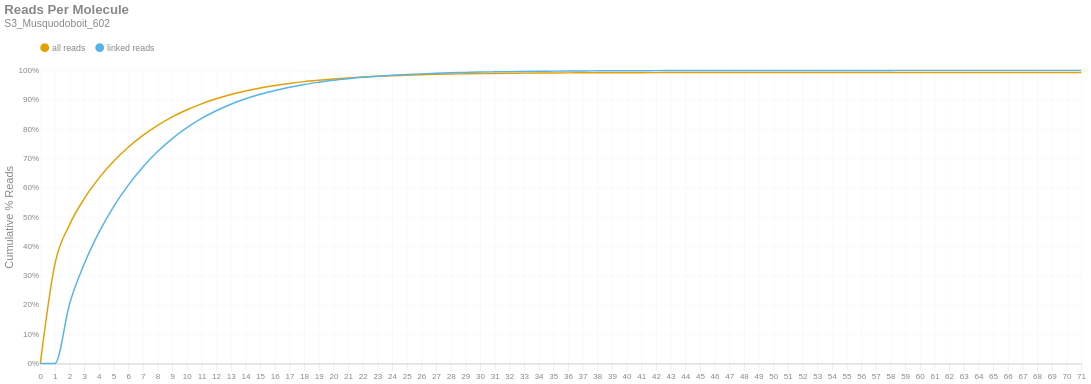

Source (notebook cell):
### Markdown cell above
### Reads per Molecule
This chart shows the cumulative distribution of the number of reads per linked molecule. That is, how many alignments are associated with a unique molecule. This excludes the number of reads associated with invalid or absent linked-read barcodes. The `linked` histogram is the percentages recalculated when disregarding singletons.

### Code cell
if SKIPLR:
    print_html(f"Skipped")
else:
    counts = np.bincount(valids['reads'].cast(pl.Int64).to_numpy())
    weighted = counts * np.arange(len(counts))
    all_perc = weighted / n_reads
    linked_perc = weighted / n_linked_reads
    linked_perc[1] = 0
    binned_df = pl.DataFrame({
        'readsper': list(range(len(counts))),
        'all reads (cumsum)': np.cumsum(all_perc).tolist(),
        'linked reads (cumsum)': np.cumsum(linked_perc).tolist(),
    })

    with SafeRender(binned_df):
        (
            density_plot(binned_df, 'Reads Per Molecule', samplename, 'readspmol')
            .encode(
                x=alt.X('readsper:O', title=None).axis(labelAngle=0).scale(padding=0),
                y=alt.Y('value:Q', title='Cumulative % Reads').axis(format='%').stack(False),
                color=alt.Color("key:N").scale(domain=["all reads", "linked reads"]),
                tooltip=[
                    alt.Tooltip("key:N", title="Data Type"),
                    alt.Tooltip("readsper:O", title="Reads Per Molecule"),
                    alt.Tooltip("value:Q", format=".2%", title="% Reads (Cum.)")
                ]            
            )
        ).display()

### Figure 1 — Vega-Lite specification as saved in the notebook (floating-point values rounded to 4 significant figures)
{"width": "container", "height": 400, "config": {"title": {"anchor": "start", "dy": -15, "fontSize": 18, "color": "#888888", "subtitleColor": "#888888", "subtitleFontSize": 14}, "arc": {"fill": "#0072B2"}, "axis": {"domainColor": "#888888", "domainWidth": 0.5, "gridWidth": 0.2, "grid": false, "titleFontWeight": 400, "titleFontSize": 15, "labelFontSize": 11, "labelColor": "#888888", "tickColor": "#888888", "tickWidth": 0.2, "titleColor": "#888888"}, "axisBand": {"grid": false}, "axisX": {"grid": true, "tickSize": 10, "domainCap": "round"}, "axisY": {"domain": false, "grid": true, "tickSize": 0, "domainCap": "round"}, "background": "transparent", "header": {"labelFontSize": 15, "labelColor": "#888888", "titleFontSize": 15, "titleFontWeight": 600, "titleColor": "#888888"}, "legend": {"labelFont": "sans-serif", "labelFontSize": 12, "labelColor": "#888888", "symbolSize": 100, "symbolType": "circle", "titleFontSize": 12, "titlePadding": 10, "titleColor": "#888888", "title": null, "orient": "top"}, "range": {"category": ["#E69F00", "#56B4E9", "#009E73", "#F0E442", "#0072B2", "#D55E00", "#CC79A7", "#000000"], "diverging": ["#cfe8f3", "#a2d4ec", "#73bfe2", "#46abdb", "#1696d2", "#12719e"]}, "area": {"fill": "#0072B2", "fillOpacity": 0.7, "line": true, "strokeOpacity": 0.7}, "line": {"color": "#0072B2", "stroke": "#0072B2", "strokeWidth": 2}, "trail": {"color": "#0072B2", "stroke": "#0072B2", "strokeWidth": 0, "size": 1}, "point": {"filled": true, "fillOpacity": 1.0, "size": 95}, "text": {"color": "#888888", "fontSize": 11, "align": "right", "fontWeight": 400, "size": 11}, "bar": {"fill": "#0072B2", "stroke": null}, "view": {"stroke": null, "continuousWidth": 660, "continuousHeight": 400}}, "data": {"name": "data-6b34b5dab795f3989fa6718f9c91cab3"}, "mark": {"type": "line", "interpolate": "monotone", "point": {"opacity": 0, "size": 275}}, "encoding": {"color": {"field": "key", "scale": {"domain": ["all reads", "linked reads"]}, "type": "nominal"}, "tooltip": [{"field": "key", "title": "Data Type", "type": "nominal"}, {"field": "readsper", "title": "Reads Per Molecule", "type": "ordinal"}, {"field": "value", "format": ".2%", "title": "% Reads (Cum.)", "type": "quantitative"}], "x": {"axis": {"labelAngle": 0}, "field": "readsper", "scale": {"padding": 0}, "title": null, "type": "ordinal"}, "y": {"axis": {"format": "%"}, "field": "value", "stack": false, "title": "Cumulative % Reads", "type": "quantitative"}}, "params": [{"name": "param_c36ac31b6afebe62", "select": {"type": "point", "fields": ["key"]}, "bind": "legend"}], "title": {"text": "Reads Per Molecule", "subtitle": "S3_Musquodoboit_602"}, "transform": [{"fold": ["all reads (cumsum)", "linked reads (cumsum)"]}, {"calculate": "replace(datum.key, ' (cumsum)', '')", "as": "key"}, {"filter": {"param": "param_c36ac31b6afebe62"}}], "usermeta": {"embedOptions": {"downloadFileName": "S3_Musquodoboit_602.readspmol"}}, "$schema": "https://vega.github.io/schema/vega-lite/v6.1.0.json", "datasets": {"data-6b34b5dab795f3989fa6718f9c91cab3": [{"readsper": 0, "all reads (cumsum)": 0.0, "linked reads (cumsum)": 0.0}, {"readsper": 1, "all reads (cumsum)": 0.3406, "linked reads (cumsum)": 0.0}, {"readsper": 2, "all reads (cumsum)": 0.474, "linked reads (cumsum)": 0.2046}, {"readsper": 3, "all reads (cumsum)": 0.5626, "linked reads (cumsum)": 0.3404}, {"readsper": 4, "all reads (cumsum)": 0.6324, "linked reads (cumsum)": 0.4473}, {"readsper": 5, "all reads (cumsum)": 0.6898, "linked reads (cumsum)": 0.5353}, {"readsper": 6, "all reads (cumsum)": 0.7376, "linked reads (cumsum)": 0.6086}, {"readsper": 7, "all reads (cumsum)": 0.778, "linked reads (cumsum)": 0.6706}, {"readsper": 8, "all reads (cumsum)": 0.8122, "linked reads (cumsum)": 0.723}, {"readsper": 9, "all reads (cumsum)": 0.8412, "linked reads (cumsum)": 0.7674}, {"readsper": 10, "all reads (cumsum)": 0.8655, "linked reads (cumsum)": 0.8048}, {"readsper": 11, "all reads (cumsum)": 0.8859, "linked reads (cumsum)": 0.836}, {"readsper": 12, "all reads (cumsum)": 0.903, "linked reads (cumsum)": 0.8622}, {"readsper": 13, "all reads (cumsum)": 0.9176, "linked reads (cumsum)": 0.8846}, {"readsper": 14, "all reads (cumsum)": 0.9297, "linked reads (cumsum)": 0.903}, {"readsper": 15, "all reads (cumsum)": 0.9397, "linked reads (cumsum)": 0.9185}, {"readsper": 16, "all reads (cumsum)": 0.9482, "linked reads (cumsum)": 0.9314}, {"readsper": 17, "all reads (cumsum)": 0.9554, "linked reads (cumsum)": 0.9425}, {"readsper": 18, "all reads (cumsum)": 0.9617, "linked reads (cumsum)": 0.9521}, {"readsper": 19, "all reads (cumsum)": 0.9666, "linked reads (cumsum)": 0.9596}, {"readsper": 20, "all reads (cumsum)": 0.9709, "linked reads (cumsum)": 0.9662}, {"readsper": 21, "all reads (cumsum)": 0.9743, "linked reads (cumsum)": 0.9715}, {"readsper": 22, "all reads (cumsum)": 0.9774, "linked reads (cumsum)": 0.9762}, {"readsper": 23, "all reads (cumsum)": 0.9798, "linked reads (cumsum)": 0.9799}, {"readsper": 24, "all reads (cumsum)": 0.9818, "linked reads (cumsum)": 0.983}, {"readsper": 25, "all reads (cumsum)": 0.9836, "linked reads (cumsum)": 0.9858}, {"readsper": 26, "all reads (cumsum)": 0.9852, "linked reads (cumsum)": 0.9881}, {"readsper": 27, "all reads (cumsum)": 0.9864, "linked reads (cumsum)": 0.99}, {"readsper": 28, "all reads (cumsum)": 0.9875, "linked reads (cumsum)": 0.9916}, {"readsper": 29, "all reads (cumsum)": 0.9883, "linked reads (cumsum)": 0.9929}, {"readsper": 30, "all reads (cumsum)": 0.9891, "linked reads (cumsum)": 0.9941}, {"readsper": 31, "all reads (cumsum)": 0.9897, "linked reads (cumsum)": 0.995}, {"readsper": 32, "all reads (cumsum)": 0.9902, "linked reads (cumsum)": 0.9958}, {"readsper": 33, "all reads (cumsum)": 0.9906, "linked reads (cumsum)": 0.9964}, {"readsper": 34, "all reads (cumsum)": 0.991, "linked reads (cumsum)": 0.997}, {"readsper": 35, "all reads (cumsum)": 0.9912, "linked reads (cumsum)": 0.9974}, {"readsper": 36, "all reads (cumsum)": 0.9915, "linked reads (cumsum)": 0.9978}, {"readsper": 37, "all reads (cumsum)": 0.9917, "linked reads (cumsum)": 0.9981}, {"readsper": 38, "all reads (cumsum)": 0.9918, "linked reads (cumsum)": 0.9983}, {"readsper": 39, "all reads (cumsum)": 0.992, "linked reads (cumsum)": 0.9985}, {"readsper": 40, "all reads (cumsum)": 0.9921, "linked reads (cumsum)": 0.9987}, {"readsper": 41, "all reads (cumsum)": 0.9922, "linked reads (cumsum)": 0.9989}, {"readsper": 42, "all reads (cumsum)": 0.9923, "linked reads (cumsum)": 0.9991}, {"readsper": 43, "all reads (cumsum)": 0.9924, "linked reads (cumsum)": 0.9992}, {"readsper": 44, "all reads (cumsum)": 0.9925, "linked reads (cumsum)": 0.9993}, {"readsper": 45, "all reads (cumsum)": 0.9925, "linked reads (cumsum)": 0.9994}, {"readsper": 46, "all reads (cumsum)": 0.9926, "linked reads (cumsum)": 0.9995}, {"readsper": 47, "all reads (cumsum)": 0.9927, "linked reads (cumsum)": 0.9996}, {"readsper": 48, "all reads (cumsum)": 0.9927, "linked reads (cumsum)": 0.9997}, {"readsper": 49, "all reads (cumsum)": 0.9927, "linked reads (cumsum)": 0.9997}, {"readsper": 50, "all reads (cumsum)": 0.9927, "linked reads (cumsum)": 0.9997}, {"readsper": 51, "all reads (cumsum)": 0.9928, "linked reads (cumsum)": 0.9998}, {"readsper": 52, "all reads (cumsum)": 0.9928, "linked reads (cumsum)": 0.9998}, {"readsper": 53, "all reads (cumsum)": 0.9928, "linked reads (cumsum)": 0.9998}, {"readsper": 54, "all reads (cumsum)": 0.9928, "linked reads (cumsum)": 0.9998}, {"readsper": 55, "all reads (cumsum)": 0.9928, "linked reads (cumsum)": 0.9999}, {"readsper": 56, "all reads (cumsum)": 0.9928, "linked reads (cumsum)": 0.9999}, {"readsper": 57, "all reads (cumsum)": 0.9929, "linked reads (cumsum)": 0.9999}, {"readsper": 58, "all reads (cumsum)": 0.9929, "linked reads (cumsum)": 0.9999}, {"readsper": 59, "all reads (cumsum)": 0.9929, "linked reads (cumsum)": 0.9999}, {"readsper": 60, "all reads (cumsum)": 0.9929, "linked reads (cumsum)": 0.9999}, {"readsper": 61, "all reads (cumsum)": 0.9929, "linked reads (cumsum)": 1.0}, {"readsper": 62, "all reads (cumsum)": 0.9929, "linked reads (cumsum)": 1.0}, {"readsper": 63, "all reads (cumsum)": 0.9929, "linked reads (cumsum)": 1.0}, {"readsper": 64, "all reads (cumsum)": 0.9929, "linked reads (cumsum)": 1.0}, {"readsper": 65, "all reads (cumsum)": 0.9929, "linked reads (cumsum)": 1.0}, {"readsper": 66, "all reads (cumsum)": 0.9929, "linked reads (cumsum)": 1.0}, {"readsper": 67, "all reads (cumsum)": 0.9929, "linked reads (cumsum)": 1.0}, {"readsper": 68, "all reads (cumsum)": 0.9929, "linked reads (cumsum)": 1.0}, {"readsper": 69, "all reads (cumsum)": 0.9929, "linked reads (cumsum)": 1.0}, {"readsper": 70, "all reads (cumsum)": 0.9929, "linked reads (cumsum)": 1.0}, {"readsper": 71, "all reads (cumsum)": 0.9929, "linked reads (cumsum)": 1.0}]}}
